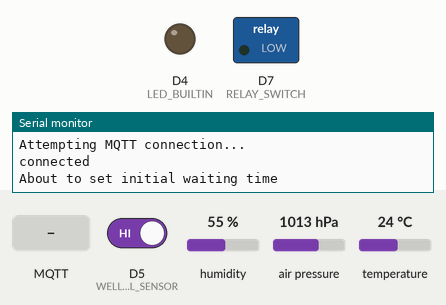
A sketch run on a simulated ESP8266 (NodeMCU). Parts: switched loads named in the sketch (green lamp = pin HIGH), output pins drawn as LEDs (lit = HIGH, except the on-board LED, lit = LOW), the last lines printed to the serial monitor. The test bench sets the inputs (shaded band); at power-on: D5 (WELL_LEVEL_SENSOR) HIGH, humidity 55 %, air pressure 1013 hPa, temperature 24 °C. WiFi joins after 1.5 s; servers stay silent unless stated; random numbers use the default seed unless the sketch sets one; no MQTT or app messages arrive unless stated.

Above: at 12.7 s.
12.8 s: D5 (WELL_LEVEL_SENSOR) driven LOW
14.3 s: MQTT message "OFF" arrives on the first subscribed topic
15.8 s: MQTT message "ON" arrives on the first subscribed topic
17.3 s: MQTT message "OFF" arrives on the second subscribed topic
At 18.4 s:
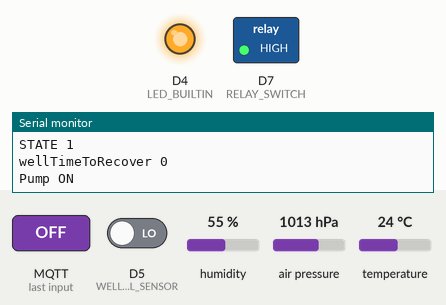
18.9 s: D5 (WELL_LEVEL_SENSOR) driven HIGH
At 19.4 s:
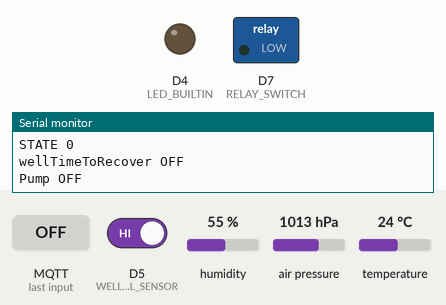
Timing chart, 0 to 21.4 s (numbered marks = the images above; inputs shaded):
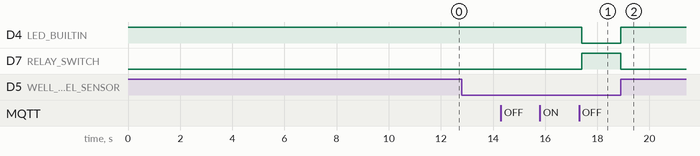

Measured:
- after the input at 17.3 s, D4 (LED_BUILTIN): HIGH → LOW after 0.11 s; D7 (RELAY_SWITCH): LOW → HIGH after 0.11 s
- after the input at 18.9 s, D4 (LED_BUILTIN): LOW → HIGH at once; D7 (RELAY_SWITCH): HIGH → LOW at once

The sketch:

water-pump-controller.ino
```cpp
#include "connectionDetails.h"
#include <ESP8266WiFi.h>
#include <PubSubClient.h>
#include <Wire.h>
#include <Adafruit_Sensor.h>
#include <Adafruit_BME280.h>
#include <ArduinoJson.h>

#define WELL_LEVEL_SENSOR D5
const int RELAY_SWITCH = D7;

WiFiClient espClient;
PubSubClient client(espClient);

//Weather
#define SEALEVELPRESSURE_HPA (1021)
Adafruit_BME280 bme;
float temperature, humidity, pressure, altitude;

unsigned long timeStopped = 0;
unsigned long timeStarted = 0;
bool startingMode = true;
bool wellFull = false;
bool pumpState = false;
String waterTankIntent = "OFF";
String delayStart = "";
int delayStartInt = 1800000; //Half hr - Debounce for when well signals enough water. Pump needs to wait or else it wil stop/start in quick succession.
int minuteCountdown = 0;
unsigned long recordSeconds = 0;
int keepAliveInterval = 5000;

const char* timeToWaitTopic = "water-well/recovery-time";
const char* waterWellStatusTopic = "water-well/status";
const char* waterTankIntentTopic = "water-tank/status";
const char* waterPumpStatusTopic = "water-pump/status";
const char* waterPumpAvailabilityTopic = "water-pump/availability";
const char* waterWellRecoveryCountdownTopic = "water-well/recovery-countdown";
const char* waterWellRestartTopic = "water-well/restart";
const char* waterWellWeatherTopic = "water-well/weather";

void setupWifi() {
  //Wait 10 seconds. This is to ensure the keepalives being sent to homeassistant stop, as to make the availability topic expire
  //and set the board as offline. When it goes back online, an offline to online state change is detected which homeassistant can use as a trigger
  //to resent the previously set state for water well recovery time.
  delay(10000);
  // Set hostname
  WiFi.hostname("water-pump-controller");
  // Start by connecting to a WiFi network
  Serial.println("Connecting to: " + String(ssid));
  WiFi.begin(ssid, password);

  while (WiFi.status() != WL_CONNECTED) {
    delay(500);
    Serial.print(".");
  }
  Serial.println("\nWiFi connected");
  Serial.print("IP address: ");
  Serial.println(WiFi.localIP());
}

void callback(char* topic, byte* payload, unsigned int length) {
  Serial.println("Message arrived [" + String(topic) + "]");
  Serial.println(topic);
  if (strcmp(topic, waterTankIntentTopic) == 0) {
    waterTankIntent = "";
    for (int i = 0; i < length; i++) {
      waterTankIntent += (char)payload[i];
    }
    Serial.println("Received " + String(waterTankIntentTopic) + " " + waterTankIntent);
  } else if (strcmp(topic, timeToWaitTopic) == 0) {
    delayStart = "";
    for (int i = 0; i < length; i++) {
      delayStart += (char)payload[i];
    }
    delayStartInt = delayStart.toInt() * 60000;
    Serial.println("Time to start " + String(delayStartInt));
    client.publish(waterWellRecoveryCountdownTopic, delayStart.c_str());
    Serial.println("Received " + String(timeToWaitTopic) + " " + delayStart);

    //Reset last time stopped to now
    timeStopped = millis();
    timeStarted = 0;
    minuteCountdown = 0;
    if (pumpState) {  //And if the pump is already running. Stop it.
      setPumpState(false, String(delayStart));
    }
  } else if (strcmp(topic, waterWellRestartTopic) == 0) {
    ESP.restart();
  }
}

void reconnect() {
  // Loop until we're reconnected
  while (!client.connected()) {
    Serial.println("Attempting MQTT connection...");
    // Create a random client ID
    String clientId = "ESP8266Client-";
    clientId += String(random(0xffff), HEX);
    // Attempt to connect
    if (client.connect(clientId.c_str(), mqttUser, mqttPassword)) {
      Serial.println("connected");
      client.subscribe(waterTankIntentTopic);
      client.subscribe(timeToWaitTopic);
      client.subscribe(waterWellRestartTopic);
      // Initial waiting time is set as default in case MQTT server is down.
      Serial.println("About to set initial waiting time");
      client.publish(timeToWaitTopic, String(delayStartInt / 60000).c_str());
    } else {
      Serial.print("failed, rc=");
      Serial.print(client.state());
      Serial.println(" try again in 5 seconds");
      // Wait 5 seconds before retrying
      delay(5000);
    }
  }
}

void readWeatherData() {
  temperature = bme.readTemperature();
  humidity = bme.readHumidity();
  pressure = bme.readPressure() / 100.0F;
  altitude = bme.readAltitude(SEALEVELPRESSURE_HPA);
  //  Serial.print("Temperature");
  //  Serial.println(temperature);
  //  Serial.print("humidity");
  //  Serial.println(humidity);
  //  Serial.print("pressure");
  //  Serial.println(pressure);
  //  Serial.print("altitude");
  //  Serial.println(altitude);

  StaticJsonDocument<200> doc;
  doc["temperature"] = temperature;
  doc["humidity"] = humidity;
  doc["pressure"] = pressure;
  doc["altitude"] = altitude;
  String output;
  serializeJson(doc, output);
  client.publish(waterWellWeatherTopic, output.c_str());
}

void setup() {
  // Initialize the LED_BUILTIN pin as an output
  pinMode(LED_BUILTIN, OUTPUT);
  // set pin as input
  pinMode(WELL_LEVEL_SENSOR, INPUT_PULLUP);
  // set pin as output
  pinMode(RELAY_SWITCH, OUTPUT);
  //Start light as off. High is use because current needs to flow through, to turn off
  digitalWrite(LED_BUILTIN, HIGH);
  bme.begin(0x76);
  Serial.begin(9600);
  setupWifi();
  client.setServer(mqttServer, 1883);
  client.setCallback(callback);
}

void loop() {
  if (!client.connected()) {
    setPumpState(false, String(delayStart));
    reconnect();
  }
  client.loop();

  keepAlive();
  calculatePumpState();
  if (startingMode) {
    startMode();
    startingMode = false;
  }
}

void startMode() {
  //If the water well level is low
  if (digitalRead(WELL_LEVEL_SENSOR) == HIGH) {
    client.publish(waterWellStatusTopic, "EMPTY");
  } else {
    client.publish(waterWellStatusTopic, "FULL");
  }
  const String stateStr = pumpState ? "ON" : "OFF";
  client.publish(waterPumpStatusTopic, stateStr.c_str());
  client.publish(waterWellRecoveryCountdownTopic, delayStart.c_str());
}

void calculatePumpState() {
  if (digitalRead(WELL_LEVEL_SENSOR) == HIGH)  //If the water well level is low
  {
    timeStopped = millis();
    if (pumpState) {  //And the pump is already running
      setPumpState(false, delayStart);
    }
    if (wellFull) {
      //Not enough water in well
      client.publish(waterWellStatusTopic, "EMPTY");
      client.publish(waterWellRecoveryCountdownTopic, delayStart.c_str());
      wellFull = false;
    }
  }
  else //If there is enough water in the well
  {
    timeStarted = millis();
    //If the pump is running
    if (pumpState) {
      if (waterTankIntent == "OFF" || waterTankIntent != "ON") { //Water tank is full. If anything else other than "ON or OFF" is sent. Switch off
        setPumpState(false, "0");
      }
    } else { //if pump not running
      if ((timeStarted - timeStopped) >= delayStartInt) { //And the delay counter is over, then switch pump on
        if (waterTankIntent == "ON") { //Water tank is empty
          setPumpState(true, "0");
        }
      } else { //Send how long it will be until pump started every minute
        int timeToWait = ((delayStartInt - (timeStarted - timeStopped)) / 60000);
        if (timeToWait != minuteCountdown) {
          minuteCountdown = timeToWait;
          Serial.println("Starting in: " + String(minuteCountdown) + " minutes");
          client.publish(waterWellRecoveryCountdownTopic, String(minuteCountdown).c_str());
        }
      }
    }
    if (!wellFull) {
      //Not enough water in well
      client.publish(waterWellStatusTopic, "FULL");
      client.publish(waterWellRecoveryCountdownTopic, delayStart.c_str());
      wellFull = true;
    }
  }
}

void setPumpState(bool state, String wellTimeToRecover) {
  Serial.println("STATE " + String(state));
  Serial.println("wellTimeToRecover " + wellTimeToRecover);
  pumpState = state;
  const String stateStr = state ? "ON" : "OFF";
  Serial.println("Pump " + stateStr);
  digitalWrite(LED_BUILTIN, (state ? LOW : HIGH));
  client.publish(waterPumpStatusTopic, stateStr.c_str());
  client.publish(waterWellRecoveryCountdownTopic, wellTimeToRecover.c_str());
  digitalWrite(RELAY_SWITCH, (state ? HIGH : LOW));
}

void keepAlive() {
  if ((millis() - recordSeconds) >= keepAliveInterval) {
    client.publish(waterPumpAvailabilityTopic, "ON");
    recordSeconds = millis();
    readWeatherData();
  }
}
```

connectionDetails-example.h
```cpp
const char* ssid = "<Enter the WiFi SSID here>";
const char* password = "<Enter the passkey to join the WiFi network>";
const char* mqttServer = "<Enter the MQTT broker IP here>";
const char* mqttUser = "<Enter the MQTT username to authenticate with the MQTT broker>";
const char* mqttPassword = "<Enter the MQTT password to authenticate with the MQTT broker>";
```
